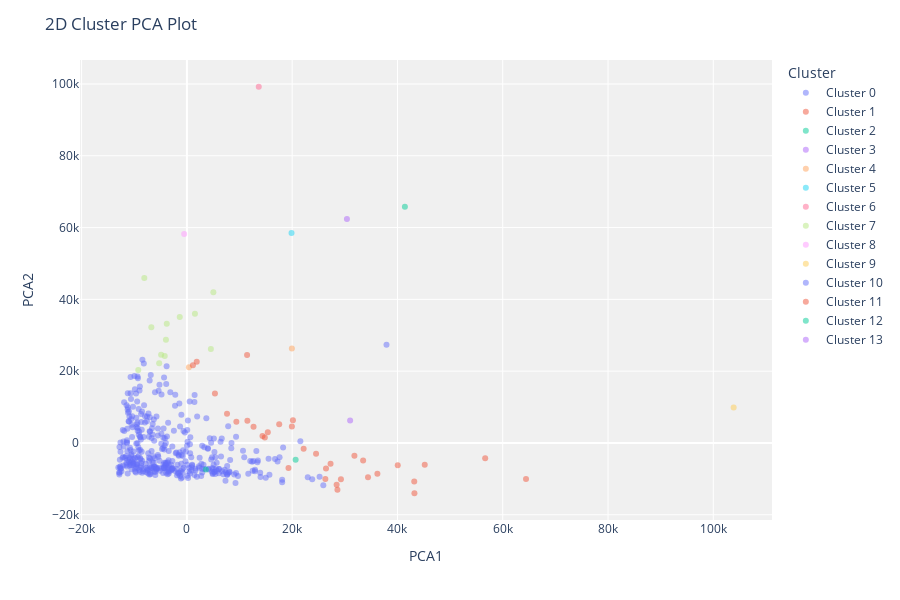
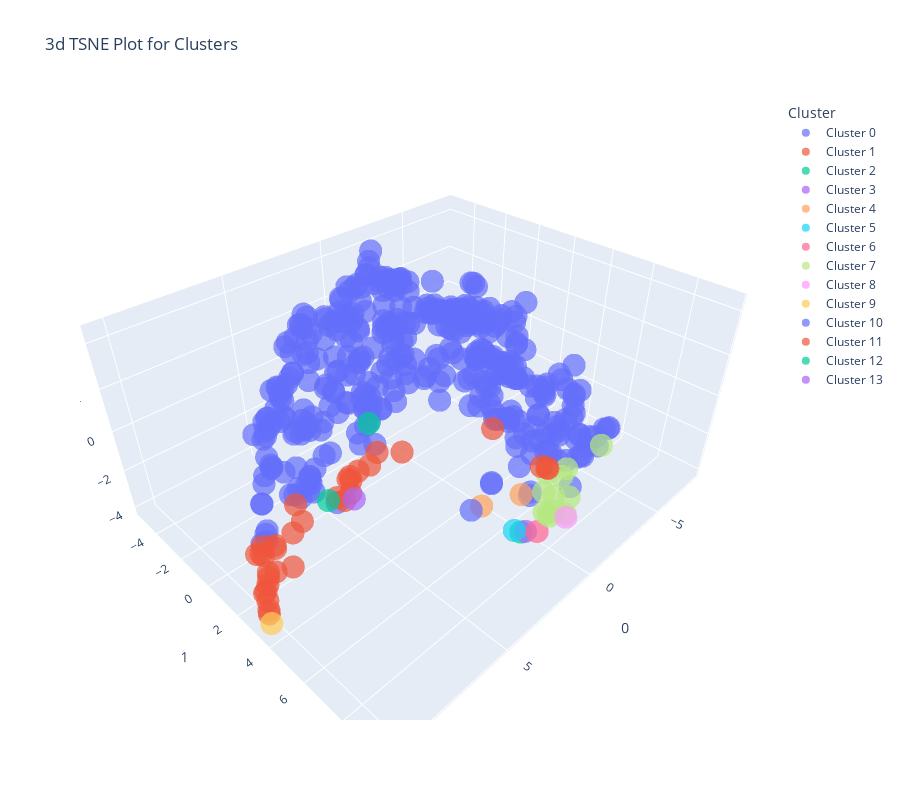

Source (notebook cell) for these figures, in order:
### Code cell
for pt in plot_types: 
    plot_model(meanshifthiftModel, plot = pt)

### Figure 1 — Plotly figure (JSON) as saved in the notebook; plotly's stock layout.template omitted (floating-point values rounded to 4 significant figures; data arrays with more than 128 entries replaced by an {"elided": "..."} marker saying what was removed)
{"data": [{"customdata": {"elided": "383x1 int values"}, "hovertemplate": "Cluster=Cluster 0<br>PCA1=%{x}<br>PCA2=%{y}<br>Feature=%{customdata[0]}<extra></extra>", "legendgroup": "Cluster 0", "marker": {"color": "#636efa", "opacity": 0.5, "symbol": "circle"}, "mode": "markers", "name": "Cluster 0", "orientation": "v", "showlegend": true, "textposition": "top center", "type": "scatter", "x": {"elided": "383 float values"}, "xaxis": "x", "y": {"elided": "383 float values"}, "yaxis": "y"}, {"customdata": [[1], [1], [1], [1], [1], [1], [1], [1], [1], [1], [1], [1]], "hovertemplate": "Cluster=Cluster 1<br>PCA1=%{x}<br>PCA2=%{y}<br>Feature=%{customdata[0]}<extra></extra>", "legendgroup": "Cluster 1", "marker": {"color": "#EF553B", "opacity": 0.5, "symbol": "circle"}, "mode": "markers", "name": "Cluster 1", "orientation": "v", "showlegend": true, "textposition": "top center", "type": "scatter", "x": [43220.0, 45180.0, 28600.0, 40050.0, 43190.0, 34410.0, 33480.0, 28450.0, 56660.0, 36190.0, 64420.0, 29260.0], "xaxis": "x", "y": [-14000.0, -6065.0, -13060.0, -6199.0, -10710.0, -9531.0, -4851.0, -11650.0, -4286.0, -8606.0, -10010.0, -10080.0], "yaxis": "y"}, {"customdata": [[2]], "hovertemplate": "Cluster=Cluster 2<br>PCA1=%{x}<br>PCA2=%{y}<br>Feature=%{customdata[0]}<extra></extra>", "legendgroup": "Cluster 2", "marker": {"color": "#00cc96", "opacity": 0.5, "symbol": "circle"}, "mode": "markers", "name": "Cluster 2", "orientation": "v", "showlegend": true, "textposition": "top center", "type": "scatter", "x": [41410.0], "xaxis": "x", "y": [65790.0], "yaxis": "y"}, {"customdata": [[2]], "hovertemplate": "Cluster=Cluster 3<br>PCA1=%{x}<br>PCA2=%{y}<br>Feature=%{customdata[0]}<extra></extra>", "legendgroup": "Cluster 3", "marker": {"color": "#ab63fa", "opacity": 0.5, "symbol": "circle"}, "mode": "markers", "name": "Cluster 3", "orientation": "v", "showlegend": true, "textposition": "top center", "type": "scatter", "x": [30400.0], "xaxis": "x", "y": [62370.0], "yaxis": "y"}, {"customdata": [[2], [2]], "hovertemplate": "Cluster=Cluster 4<br>PCA1=%{x}<br>PCA2=%{y}<br>Feature=%{customdata[0]}<extra></extra>", "legendgroup": "Cluster 4", "marker": {"color": "#FFA15A", "opacity": 0.5, "symbol": "circle"}, "mode": "markers", "name": "Cluster 4", "orientation": "v", "showlegend": true, "textposition": "top center", "type": "scatter", "x": [387.1, 19940.0], "xaxis": "x", "y": [21120.0, 26310.0], "yaxis": "y"}, {"customdata": [[2]], "hovertemplate": "Cluster=Cluster 5<br>PCA1=%{x}<br>PCA2=%{y}<br>Feature=%{customdata[0]}<extra></extra>", "legendgroup": "Cluster 5", "marker": {"color": "#19d3f3", "opacity": 0.5, "symbol": "circle"}, "mode": "markers", "name": "Cluster 5", "orientation": "v", "showlegend": true, "textposition": "top center", "type": "scatter", "x": [19880.0], "xaxis": "x", "y": [58470.0], "yaxis": "y"}, {"customdata": [[2]], "hovertemplate": "Cluster=Cluster 6<br>PCA1=%{x}<br>PCA2=%{y}<br>Feature=%{customdata[0]}<extra></extra>", "legendgroup": "Cluster 6", "marker": {"color": "#FF6692", "opacity": 0.5, "symbol": "circle"}, "mode": "markers", "name": "Cluster 6", "orientation": "v", "showlegend": true, "textposition": "top center", "type": "scatter", "x": [13650.0], "xaxis": "x", "y": [99230.0], "yaxis": "y"}, {"customdata": [[2], [2], [2], [2], [2], [2], [2], [2], [2], [2], [2], [2]], "hovertemplate": "Cluster=Cluster 7<br>PCA1=%{x}<br>PCA2=%{y}<br>Feature=%{customdata[0]}<extra></extra>", "legendgroup": "Cluster 7", "marker": {"color": "#B6E880", "opacity": 0.5, "symbol": "circle"}, "mode": "markers", "name": "Cluster 7", "orientation": "v", "showlegend": true, "textposition": "top center", "type": "scatter", "x": [-9234.0, -5263.0, -6753.0, -4207.0, -8087.0, 5028.0, 4555.0, -4896.0, -3820.0, -1356.0, 1529.0, -3980.0], "xaxis": "x", "y": [20330.0, 22230.0, 32250.0, 24220.0, 45950.0, 41960.0, 26200.0, 24550.0, 33190.0, 35070.0, 35960.0, 28780.0], "yaxis": "y"}, {"customdata": [[2]], "hovertemplate": "Cluster=Cluster 8<br>PCA1=%{x}<br>PCA2=%{y}<br>Feature=%{customdata[0]}<extra></extra>", "legendgroup": "Cluster 8", "marker": {"color": "#FF97FF", "opacity": 0.5, "symbol": "circle"}, "mode": "markers", "name": "Cluster 8", "orientation": "v", "showlegend": true, "textposition": "top center", "type": "scatter", "x": [-519.0], "xaxis": "x", "y": [58240.0], "yaxis": "y"}, {"customdata": [[1]], "hovertemplate": "Cluster=Cluster 9<br>PCA1=%{x}<br>PCA2=%{y}<br>Feature=%{customdata[0]}<extra></extra>", "legendgroup": "Cluster 9", "marker": {"color": "#FECB52", "opacity": 0.5, "symbol": "circle"}, "mode": "markers", "name": "Cluster 9", "orientation": "v", "showlegend": true, "textposition": "top center", "type": "scatter", "x": [103900.0], "xaxis": "x", "y": [9910.0], "yaxis": "y"}, {"customdata": [[1]], "hovertemplate": "Cluster=Cluster 10<br>PCA1=%{x}<br>PCA2=%{y}<br>Feature=%{customdata[0]}<extra></extra>", "legendgroup": "Cluster 10", "marker": {"color": "#636efa", "opacity": 0.5, "symbol": "circle"}, "mode": "markers", "name": "Cluster 10", "orientation": "v", "showlegend": true, "textposition": "top center", "type": "scatter", "x": [37920.0], "xaxis": "x", "y": [27330.0], "yaxis": "y"}, {"customdata": [[2], [2], [1], [2], [1], [1], [2], [1], [2], [2], [2], [2], [1], [1], [2], [2], [1], [1], [2], [2], [1]], "hovertemplate": "Cluster=Cluster 11<br>PCA1=%{x}<br>PCA2=%{y}<br>Feature=%{customdata[0]}<extra></extra>", "legendgroup": "Cluster 11", "marker": {"color": "#EF553B", "opacity": 0.5, "symbol": "circle"}, "mode": "markers", "name": "Cluster 11", "orientation": "v", "showlegend": true, "textposition": "top center", "type": "scatter", "x": [26430.0, 1868.0, 20140.0, 5328.0, 22180.0, 14360.0, 27290.0, 24540.0, 14800.0, 19940.0, 9397.0, 12660.0, 7623.0, 26300.0, 1148.0, 15370.0, 31820.0, 19300.0, 11440.0, 11490.0, 17540.0], "xaxis": "x", "y": [-7097.0, 22630.0, 6307.0, 13810.0, -1582.0, 1969.0, -5808.0, -2970.0, 1545.0, 4591.0, 5913.0, 4542.0, 8144.0, -10050.0, 21680.0, 2960.0, -3534.0, -6937.0, 24520.0, 6171.0, 5192.0], "yaxis": "y"}, {"customdata": [[1], [1]], "hovertemplate": "Cluster=Cluster 12<br>PCA1=%{x}<br>PCA2=%{y}<br>Feature=%{customdata[0]}<extra></extra>", "legendgroup": "Cluster 12", "marker": {"color": "#00cc96", "opacity": 0.5, "symbol": "circle"}, "mode": "markers", "name": "Cluster 12", "orientation": "v", "showlegend": true, "textposition": "top center", "type": "scatter", "x": [3605.0, 20660.0], "xaxis": "x", "y": [-7381.0, -4656.0], "yaxis": "y"}, {"customdata": [[1]], "hovertemplate": "Cluster=Cluster 13<br>PCA1=%{x}<br>PCA2=%{y}<br>Feature=%{customdata[0]}<extra></extra>", "legendgroup": "Cluster 13", "marker": {"color": "#ab63fa", "opacity": 0.5, "symbol": "circle"}, "mode": "markers", "name": "Cluster 13", "orientation": "v", "showlegend": true, "textposition": "top center", "type": "scatter", "x": [31010.0], "xaxis": "x", "y": [6278.0], "yaxis": "y"}], "layout": {"height": 600, "legend": {"title": {"text": "Cluster"}, "tracegroupgap": 0}, "margin": {"t": 60}, "plot_bgcolor": "rgb(240,240,240)", "title": {"text": "2D Cluster PCA Plot"}, "xaxis": {"anchor": "y", "domain": [0, 1], "title": {"text": "PCA1"}}, "yaxis": {"anchor": "x", "domain": [0, 1], "title": {"text": "PCA2"}}}}

### Figure 2 — Plotly figure (JSON) as saved in the notebook; plotly's stock layout.template omitted (floating-point values rounded to 4 significant figures; data arrays with more than 128 entries replaced by an {"elided": "..."} marker saying what was removed)
{"data": [{"customdata": {"elided": "383x1 int values"}, "hovertemplate": "Cluster=Cluster 0<br>0=%{x}<br>1=%{y}<br>2=%{z}<br>Feature=%{customdata[0]}<extra></extra>", "legendgroup": "Cluster 0", "marker": {"color": "#636efa", "opacity": 0.7, "symbol": "circle"}, "mode": "markers", "name": "Cluster 0", "scene": "scene", "showlegend": true, "type": "scatter3d", "x": {"elided": "383 float values"}, "y": {"elided": "383 float values"}, "z": {"elided": "383 float values"}}, {"customdata": [[1], [1], [1], [1], [1], [1], [1], [1], [1], [1], [1], [1]], "hovertemplate": "Cluster=Cluster 1<br>0=%{x}<br>1=%{y}<br>2=%{z}<br>Feature=%{customdata[0]}<extra></extra>", "legendgroup": "Cluster 1", "marker": {"color": "#EF553B", "opacity": 0.7, "symbol": "circle"}, "mode": "markers", "name": "Cluster 1", "scene": "scene", "showlegend": true, "type": "scatter3d", "x": [9.894, 9.931, 9.41, 9.682, 9.823, 9.403, 9.217, 9.263, 10.1, 9.502, 10.16, 9.26], "y": [2.491, 2.705, 1.491, 2.445, 2.49, 2.122, 2.359, 1.539, 2.982, 2.259, 3.081, 1.705], "z": [-3.558, -3.744, -2.628, -3.303, -3.491, -3.113, -3.04, -2.658, -3.881, -3.195, -3.96, -2.646]}, {"customdata": [[2]], "hovertemplate": "Cluster=Cluster 2<br>0=%{x}<br>1=%{y}<br>2=%{z}<br>Feature=%{customdata[0]}<extra></extra>", "legendgroup": "Cluster 2", "marker": {"color": "#00cc96", "opacity": 0.7, "symbol": "circle"}, "mode": "markers", "name": "Cluster 2", "scene": "scene", "showlegend": true, "type": "scatter3d", "x": [2.83], "y": [8.527], "z": [-1.172]}, {"customdata": [[2]], "hovertemplate": "Cluster=Cluster 3<br>0=%{x}<br>1=%{y}<br>2=%{z}<br>Feature=%{customdata[0]}<extra></extra>", "legendgroup": "Cluster 3", "marker": {"color": "#ab63fa", "opacity": 0.7, "symbol": "circle"}, "mode": "markers", "name": "Cluster 3", "scene": "scene", "showlegend": true, "type": "scatter3d", "x": [2.764], "y": [8.674], "z": [-1.076]}, {"customdata": [[2], [2]], "hovertemplate": "Cluster=Cluster 4<br>0=%{x}<br>1=%{y}<br>2=%{z}<br>Feature=%{customdata[0]}<extra></extra>", "legendgroup": "Cluster 4", "marker": {"color": "#FFA15A", "opacity": 0.7, "symbol": "circle"}, "mode": "markers", "name": "Cluster 4", "scene": "scene", "showlegend": true, "type": "scatter3d", "x": [0.835, 2.137], "y": [6.968, 6.105], "z": [-1.633, -1.945]}, {"customdata": [[2]], "hovertemplate": "Cluster=Cluster 5<br>0=%{x}<br>1=%{y}<br>2=%{z}<br>Feature=%{customdata[0]}<extra></extra>", "legendgroup": "Cluster 5", "marker": {"color": "#19d3f3", "opacity": 0.7, "symbol": "circle"}, "mode": "markers", "name": "Cluster 5", "scene": "scene", "showlegend": true, "type": "scatter3d", "x": [2.73], "y": [8.167], "z": [-1.408]}, {"customdata": [[2]], "hovertemplate": "Cluster=Cluster 6<br>0=%{x}<br>1=%{y}<br>2=%{z}<br>Feature=%{customdata[0]}<extra></extra>", "legendgroup": "Cluster 6", "marker": {"color": "#FF6692", "opacity": 0.7, "symbol": "circle"}, "mode": "markers", "name": "Cluster 6", "scene": "scene", "showlegend": true, "type": "scatter3d", "x": [2.667], "y": [9.096], "z": [-0.856]}, {"customdata": [[2], [2], [2], [2], [2], [2], [2], [2], [2], [2], [2], [2]], "hovertemplate": "Cluster=Cluster 7<br>0=%{x}<br>1=%{y}<br>2=%{z}<br>Feature=%{customdata[0]}<extra></extra>", "legendgroup": "Cluster 7", "marker": {"color": "#B6E880", "opacity": 0.7, "symbol": "circle"}, "mode": "markers", "name": "Cluster 7", "scene": "scene", "showlegend": true, "type": "scatter3d", "x": [-1.635, -0.1599, 0.6454, 0.2181, 1.374, 1.537, 1.083, 0.3693, 1.167, 1.197, 1.332, 0.6819], "y": [8.65, 8.207, 8.96, 8.27, 9.334, 8.799, 8.17, 7.663, 8.314, 8.728, 8.585, 8.331], "z": [0.3435, -0.1983, -0.6198, -0.3056, -0.7248, -1.084, 0.305, -1.356, -1.459, -1.097, -1.226, -0.9286]}, {"customdata": [[2]], "hovertemplate": "Cluster=Cluster 8<br>0=%{x}<br>1=%{y}<br>2=%{z}<br>Feature=%{customdata[0]}<extra></extra>", "legendgroup": "Cluster 8", "marker": {"color": "#FF97FF", "opacity": 0.7, "symbol": "circle"}, "mode": "markers", "name": "Cluster 8", "scene": "scene", "showlegend": true, "type": "scatter3d", "x": [1.717], "y": [9.582], "z": [-0.4929]}, {"customdata": [[1]], "hovertemplate": "Cluster=Cluster 9<br>0=%{x}<br>1=%{y}<br>2=%{z}<br>Feature=%{customdata[0]}<extra></extra>", "legendgroup": "Cluster 9", "marker": {"color": "#FECB52", "opacity": 0.7, "symbol": "circle"}, "mode": "markers", "name": "Cluster 9", "scene": "scene", "showlegend": true, "type": "scatter3d", "x": [10.28], "y": [3.362], "z": [-4.14]}, {"customdata": [[1]], "hovertemplate": "Cluster=Cluster 10<br>0=%{x}<br>1=%{y}<br>2=%{z}<br>Feature=%{customdata[0]}<extra></extra>", "legendgroup": "Cluster 10", "marker": {"color": "#636efa", "opacity": 0.7, "symbol": "circle"}, "mode": "markers", "name": "Cluster 10", "scene": "scene", "showlegend": true, "type": "scatter3d", "x": [2.498], "y": [5.894], "z": [-2.067]}, {"customdata": [[2], [2], [1], [2], [1], [1], [2], [1], [2], [2], [2], [2], [1], [1], [2], [2], [1], [1], [2], [2], [1]], "hovertemplate": "Cluster=Cluster 11<br>0=%{x}<br>1=%{y}<br>2=%{z}<br>Feature=%{customdata[0]}<extra></extra>", "legendgroup": "Cluster 11", "marker": {"color": "#EF553B", "opacity": 0.7, "symbol": "circle"}, "mode": "markers", "name": "Cluster 11", "scene": "scene", "showlegend": true, "type": "scatter3d", "x": [8.744, 0.897, 5.237, 0.9802, 7.594, 5.174, 8.83, 8.072, 5.683, 6.357, 4.529, 5.282, 3.71, 9.127, 0.7523, 5.632, 8.449, 6.751, 1.363, 4.757, 5.881], "y": [1.753, 8.07, 1.572, 5.475, 1.995, 1.944, 1.905, 2.005, 2.48, 2.606, 2.867, 2.615, 3.363, 1.496, 7.924, 2.584, 2.312, 0.3204, 8.085, 2.674, 2.834], "z": [-2.441, 0.3546, -2.576, 0.8313, -1.846, -1.135, -2.431, -2.104, -0.6455, -1.054, 0.2125, -0.3997, 0.04435, -2.418, 0.2197, -0.6814, -3.4, -2.635, 0.7296, -0.3919, -0.9957]}, {"customdata": [[1], [1]], "hovertemplate": "Cluster=Cluster 12<br>0=%{x}<br>1=%{y}<br>2=%{z}<br>Feature=%{customdata[0]}<extra></extra>", "legendgroup": "Cluster 12", "marker": {"color": "#00cc96", "opacity": 0.7, "symbol": "circle"}, "mode": "markers", "name": "Cluster 12", "scene": "scene", "showlegend": true, "type": "scatter3d", "x": [0.2629, 5.351], "y": [-2.685, 0.5958], "z": [-3.533, -3.137]}, {"customdata": [[1]], "hovertemplate": "Cluster=Cluster 13<br>0=%{x}<br>1=%{y}<br>2=%{z}<br>Feature=%{customdata[0]}<extra></extra>", "legendgroup": "Cluster 13", "marker": {"color": "#ab63fa", "opacity": 0.7, "symbol": "circle"}, "mode": "markers", "name": "Cluster 13", "scene": "scene", "showlegend": true, "type": "scatter3d", "x": [4.081], "y": [0.6953], "z": [-3.788]}], "layout": {"height": 800, "legend": {"title": {"text": "Cluster"}, "tracegroupgap": 0}, "scene": {"domain": {"x": [0, 1], "y": [0, 1]}, "xaxis": {"title": {"text": "0"}}, "yaxis": {"title": {"text": "1"}}, "zaxis": {"title": {"text": "2"}}}, "title": {"text": "3d TSNE Plot for Clusters"}, "width": 900}}
